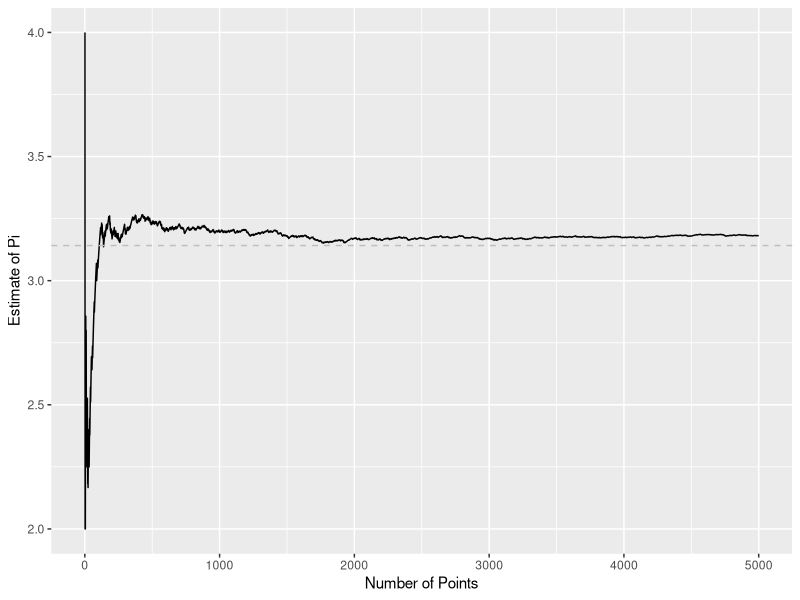
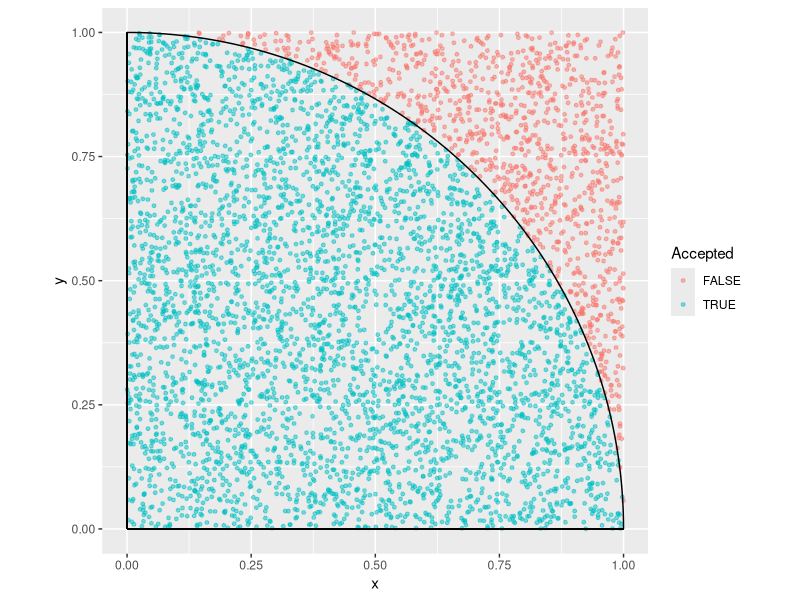
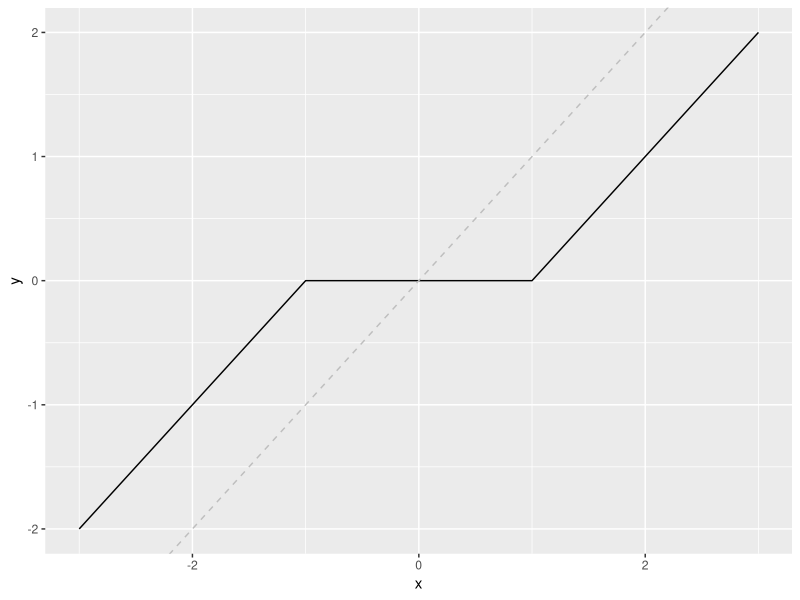

These figures' R source, in order:
## ---- chunk 1
knitr::opts_chunk$set(echo = TRUE)
## ---- chunk 2
library(ggplot2)
library(ggforce)

set.seed(123)
n <- 5000
points <- data.frame(x = runif(n), y = runif(n))
points$inside <- with(points, x^2 + y^2 < 1)

cumulative_sums <- cumsum(points$inside)
estimates <- 4 * cumulative_sums / (1:n)

ggplot(data = data.frame(x = 1:n, pi_est = estimates), aes(x, pi_est)) +
  geom_line() +
  geom_hline(yintercept = pi, linetype = "dashed", color = "gray") +
  labs(x = "Number of Points", y = "Estimate of Pi")

t <- seq(0, pi/2, length.out = 100)
circle_data <- data.frame(m = cos(t), n = sin(t))

ggplot(data = points, aes(x = x, y = y)) +
  geom_point(aes(color = inside), alpha = 0.5, size = 1) +
  labs(color = "Accepted")+
  coord_fixed(xlim = c(0, 1), ylim = c(0, 1)) +  # Limiting to first quadrant
  geom_segment(x = 0, y = 0, xend = 1, yend = 0) +
  geom_segment(x = 0, y = 0, xend = 0, yend = 1) +
  geom_path(data = circle_data, aes(x = m, y = n), colour = "black")
## ---- chunk 3
myfun <- function(x, lambda) {
  ifelse(x > lambda, x - lambda,
         ifelse(abs(x) <= lambda, 0, x + lambda))
}

x_values <- seq(-3, 3, by = 0.01)
y_values <- sapply(x_values, myfun, lambda = 1)

plot_data <- data.frame(x = x_values, y = y_values)

ggplot(plot_data, aes(x = x, y = y)) +
  geom_line() +
  geom_abline(intercept = 0, slope = 1, linetype = "dashed", color = "gray")
## ---- chunk 4
# Lasso solver function
lasso_solver <- function(X, y, lambda, beta_start = c(0, 0), tolerance = 1e-6, max_iter = 1000) {
  n <- nrow(X)
  p <- ncol(X)
  beta <- beta_start
  beta_old <- rep(Inf, p)
  iter <- 0

  repeat {
    for (j in 1:p) {
      X_j <- X[, j]
      num <- crossprod(X_j, y - X %*% beta + beta[j] * X_j)
      denom <- crossprod(X_j, X_j)
      beta[j] <- myfun(num / denom, lambda / denom)
    }
    
    # Check for convergence
    diff <- sum((beta - beta_old)^2)
    if (diff < tolerance || iter >= max_iter) {
      break
    }
    beta_old <- beta
    iter <- iter + 1
  }
  
  return(beta)
}

# Simulation to test the lasso_solver
set.seed(123)
beta_true <- c(1, 0)
n <- 1000
X <- matrix(rnorm(n*2), n, 2)
y <- X %*% beta_true + rnorm(n, 0, 0.5)

# Different lambdas and initial beta values
lambdas <- c(0.1, 1, 10)
initial_betas <- list(c(0, 0), c(1, 1), c(-1, -1))

# Perform tests
for (lambda in lambdas) {
  for (initial_beta in initial_betas) {
    beta_hat <- lasso_solver(X, y, lambda, beta_start = initial_beta)
    cat("Lambda:", lambda, "Initial Beta:", toString(initial_beta), "Estimated Beta:", toString(beta_hat), "\n")
  }
}
